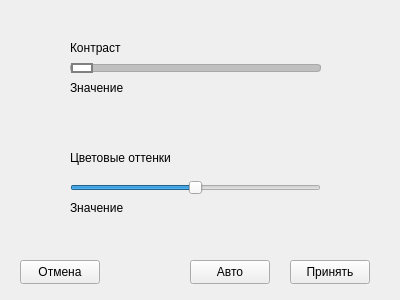
<?xml version="1.0" encoding="UTF-8"?>
<ui version="4.0">
 <class>huesaturation</class>
 <widget class="QWidget" name="huesaturation">
  <property name="geometry">
   <rect>
    <x>0</x>
    <y>0</y>
    <width>400</width>
    <height>300</height>
   </rect>
  </property>
  <property name="windowTitle">
   <string>Form</string>
  </property>
  <widget class="QSlider" name="HueSlider">
   <property name="geometry">
    <rect>
     <x>70</x>
     <y>180</y>
     <width>251</width>
     <height>16</height>
    </rect>
   </property>
   <property name="styleSheet">
    <string notr="true"/>
   </property>
   <property name="minimum">
    <number>-180</number>
   </property>
   <property name="maximum">
    <number>180</number>
   </property>
   <property name="value">
    <number>0</number>
   </property>
   <property name="orientation">
    <enum>Qt::Horizontal</enum>
   </property>
  </widget>
  <widget class="QLabel" name="label">
   <property name="geometry">
    <rect>
     <x>70</x>
     <y>40</y>
     <width>81</width>
     <height>16</height>
    </rect>
   </property>
   <property name="text">
    <string>Контраст</string>
   </property>
  </widget>
  <widget class="QLabel" name="label_2">
   <property name="geometry">
    <rect>
     <x>70</x>
     <y>150</y>
     <width>141</width>
     <height>16</height>
    </rect>
   </property>
   <property name="text">
    <string>Цветовые оттенки</string>
   </property>
  </widget>
  <widget class="QSlider" name="SaturationSlider">
   <property name="geometry">
    <rect>
     <x>70</x>
     <y>60</y>
     <width>251</width>
     <height>16</height>
    </rect>
   </property>
   <property name="styleSheet">
    <string notr="true">QSlider::handle:horizontal {
   background: white; /* Цвет фона ползунка */
    border: 2px solid gray; /* Цвет рамки ползунка */
    width: 18px; /* Ширина ползунка */
    margin-top: -2px; /* Отступ сверху */
    margin-bottom: -2px; /* Отступ снизу */
    border-radius: 9px; /* Радиус скругления углов */
}

QSlider::groove:horizontal {
    background: #C0C0C0; /* Цвет фона слайдера */
    border: 1px solid #A9A9A9; /* Цвет рамки слайдера */
    height: 6px; /* Высота слайдера */
    border-radius: 3px; /* Радиус скругления углов */
}
</string>
   </property>
   <property name="orientation">
    <enum>Qt::Horizontal</enum>
   </property>
  </widget>
  <widget class="QPushButton" name="AcceptButton">
   <property name="geometry">
    <rect>
     <x>290</x>
     <y>260</y>
     <width>80</width>
     <height>24</height>
    </rect>
   </property>
   <property name="text">
    <string>Принять</string>
   </property>
  </widget>
  <widget class="QPushButton" name="CancelButton">
   <property name="geometry">
    <rect>
     <x>20</x>
     <y>260</y>
     <width>80</width>
     <height>24</height>
    </rect>
   </property>
   <property name="text">
    <string>Отмена</string>
   </property>
  </widget>
  <widget class="QLabel" name="label_3">
   <property name="geometry">
    <rect>
     <x>150</x>
     <y>80</y>
     <width>71</width>
     <height>16</height>
    </rect>
   </property>
   <property name="text">
    <string/>
   </property>
  </widget>
  <widget class="QLabel" name="label_4">
   <property name="geometry">
    <rect>
     <x>150</x>
     <y>200</y>
     <width>71</width>
     <height>16</height>
    </rect>
   </property>
   <property name="text">
    <string/>
   </property>
  </widget>
  <widget class="QLabel" name="label_5">
   <property name="geometry">
    <rect>
     <x>70</x>
     <y>80</y>
     <width>71</width>
     <height>16</height>
    </rect>
   </property>
   <property name="text">
    <string>Значение</string>
   </property>
  </widget>
  <widget class="QLabel" name="label_6">
   <property name="geometry">
    <rect>
     <x>70</x>
     <y>200</y>
     <width>71</width>
     <height>16</height>
    </rect>
   </property>
   <property name="text">
    <string>Значение</string>
   </property>
  </widget>
  <widget class="QPushButton" name="AutoButton">
   <property name="geometry">
    <rect>
     <x>190</x>
     <y>260</y>
     <width>80</width>
     <height>24</height>
    </rect>
   </property>
   <property name="text">
    <string>Авто</string>
   </property>
  </widget>
 </widget>
 <resources/>
 <connections/>
</ui>
